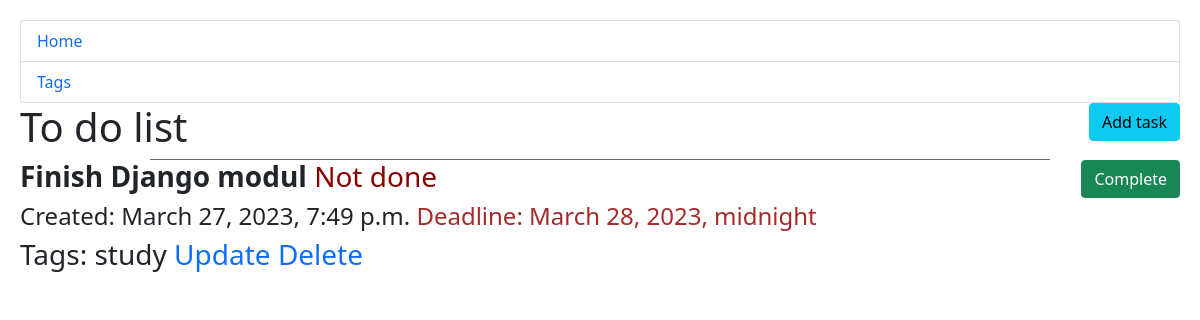
Before: / with the older database file.
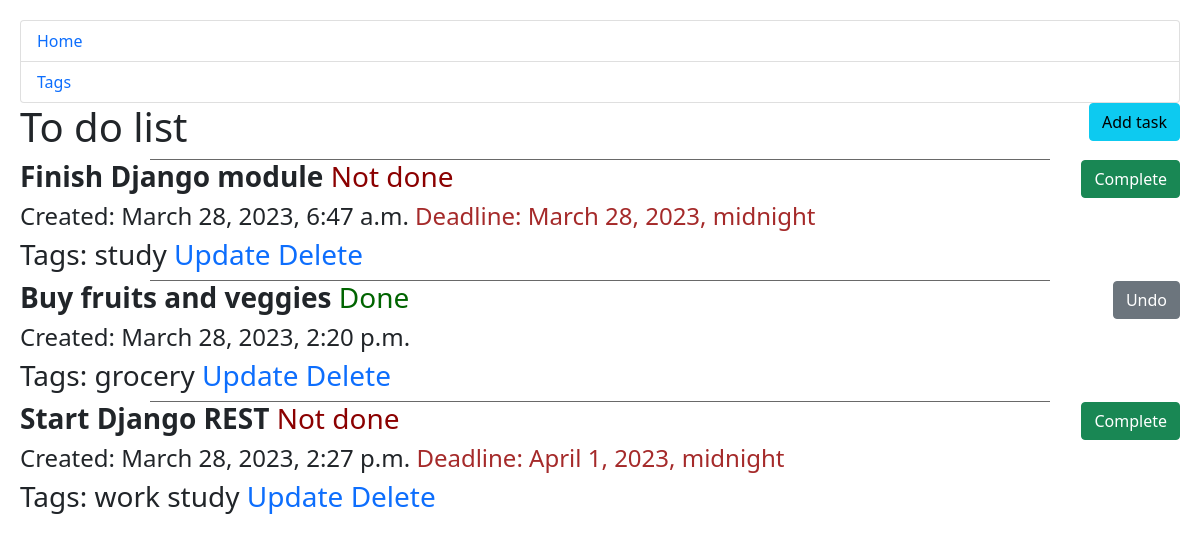
After: the same page with the newer database file.
### tasklist/models.py (models this page shows, shortened)
class Task(models.Model):
    content = models.CharField(max_length=255)
    datetime = models.DateTimeField(auto_now_add=True)
    deadline = models.DateTimeField(blank=True, null=True)
    status = models.BooleanField()
    tags = models.ManyToManyField(Tag, related_name="tags")

class Tag(models.Model):
    name = models.CharField(max_length=100)

### tasklist/views.py (the view)
# urls.py: path("", TaskList.as_view(), name="index"),
class TaskList(generic.ListView):
    model = Task
    context_object_name = "tasks_list"
    template_name = "tasklist/index.html"
    queryset = Task.objects.prefetch_related("tags")

### templates/tasklist/index.html
{% extends "base.html" %}
{% block content %}
  <h1>
    To do list
    <a href="{% url 'tasklist:task-create' %}" class="btn btn-info add">Add task</a>
  </h1>
  {% if tasks_list %}
    {% for task in tasks_list %}
      <div>
        <div class="h_line"></div>
        <h3>
          <strong>{{ task.content }}</strong>
          {% if task.status %}
            <span class="done">Done </span>
            <a href="{% url 'tasklist:toggle-complete-task' pk=task.id %}" class="btn btn-secondary add">Undo</a>
          {% else %}
            <span class="not-done">Not done </span>
            <a href="{% url 'tasklist:toggle-complete-task' pk=task.id %}" class="btn btn-success add">Complete</a>
          {% endif %}
        </h3>
        <h4>
          Created: {{ task.datetime }}
          {% if task.deadline %}
            <span class="deadline">Deadline: {{ task.deadline }}</span>
          {% endif %}
        </h4>
        <h3>
          Tags:
            {% for tag in task.tags.all %}
              {{ tag.name }}
            {% endfor %}
          <a href="{% url 'tasklist:task-update' pk=task.id%}" class="a">Update</a>
          <a href="{% url 'tasklist:task-delete' pk=task.id%}" class="a">Delete</a>
        </h3>
      </div>
    {% endfor %}
  {% endif %}
{% endblock %}

### templates/base.html (shortened to what this page needs)
<!DOCTYPE html>
<html lang="en">
<head>
  {% load static %}
  <link rel="stylesheet" href="{% static 'css/styles.css' %}">
  <link href="https://cdn.jsdelivr.net/npm/bootstrap@5.0.2/dist/css/bootstrap.min.css" rel="stylesheet"
>
</head>
<body>
  {% block sidebar %}
    {% include "includes/sidebar.html" %}
  {% endblock %}
  {% block content %}
  {% endblock %}
</body>
</html>

### templates/includes/sidebar.html
<nav>
  <ul class="sidebar-nav list-group">
    <li class="list-group-item">
      <a href="{% url 'tasklist:index' %}" class="a">
        Home
      </a>
    </li>
    <li class="list-group-item">
      <a href="{% url 'tasklist:tags-list' %}" class="a">
        Tags
      </a>
    </li>
  </ul>
</nav>

### static/css/styles.css (style rules this page uses)
body { margin: 20px; padding: 20px; }
.a { text-decoration: none; }
.done { color: darkgreen; }
.not-done { color: darkred; }
.deadline { color: brown; }
.add { float: right; }
.h_line { border-bottom: 1px solid dimgray; width: 900px; margin: auto; }

Changed rows visible on the page:
removed Task: content "Finish Django modul", status "Not done", datetime "March 27, 2023, 7:49 p.m.", deadline "March 28, 2023, midnight", Tag (name "study")
added Task: content "Finish Django module", status "Not done", datetime "March 28, 2023, 6:47 a.m.", deadline "March 28, 2023, midnight", Tag (name "study")
added Task: content "Buy fruits and veggies", status "Done", datetime "March 28, 2023, 2:20 p.m."
now on this page (row unchanged): Tag: name "grocery", shown under "Buy fruits and veggies"
added Task: content "Start Django REST", status "Not done", datetime "March 28, 2023, 2:27 p.m.", deadline "April 1, 2023, midnight", Tag (name "study")
now on this page (row unchanged): Tag: name "work", shown under "Start Django REST"
